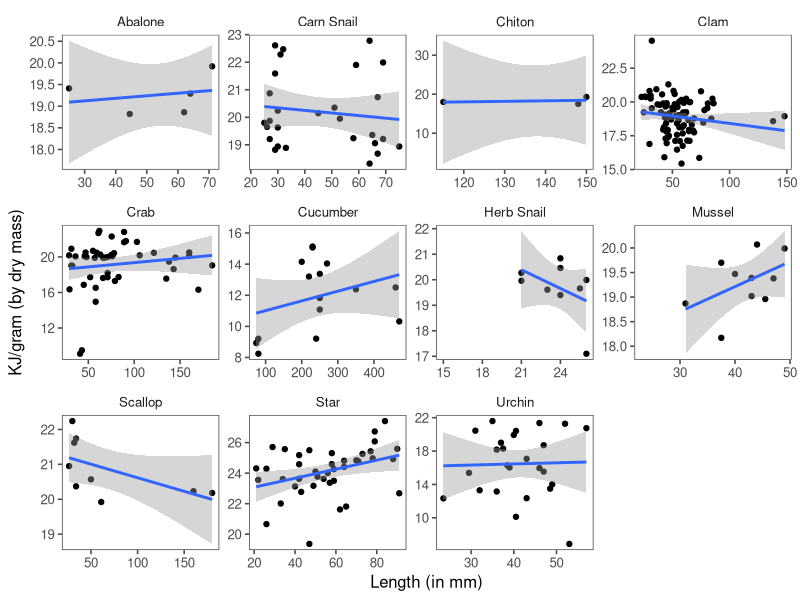
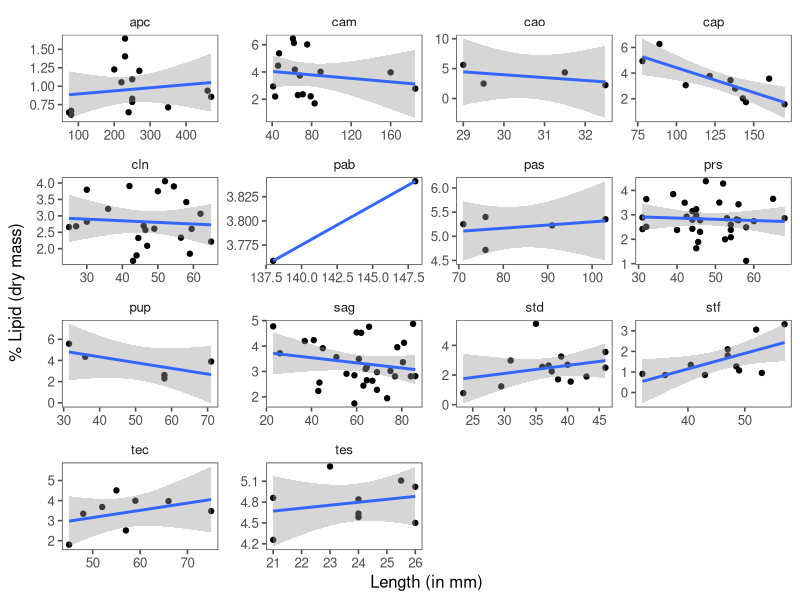
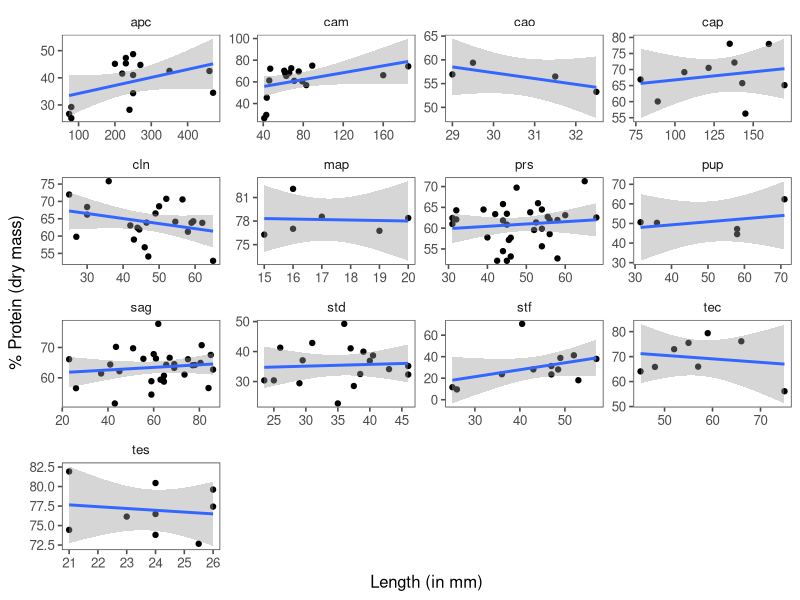
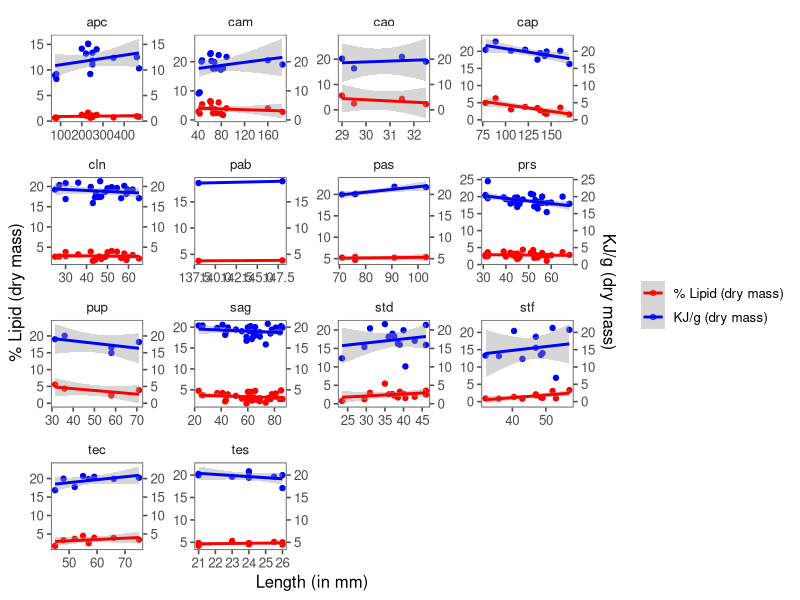
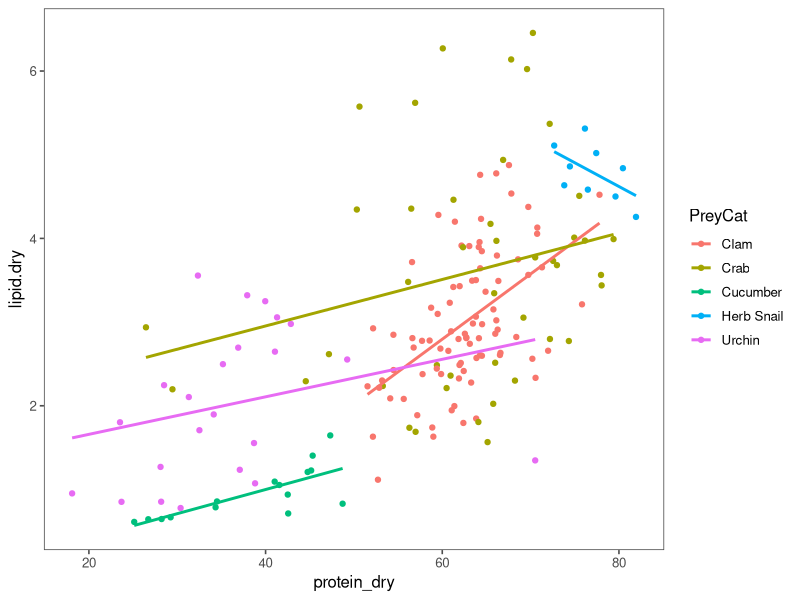
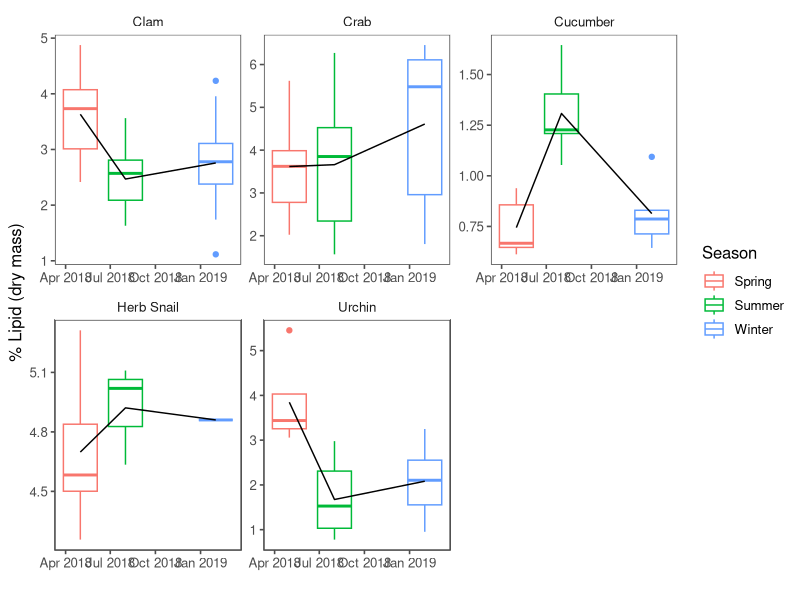
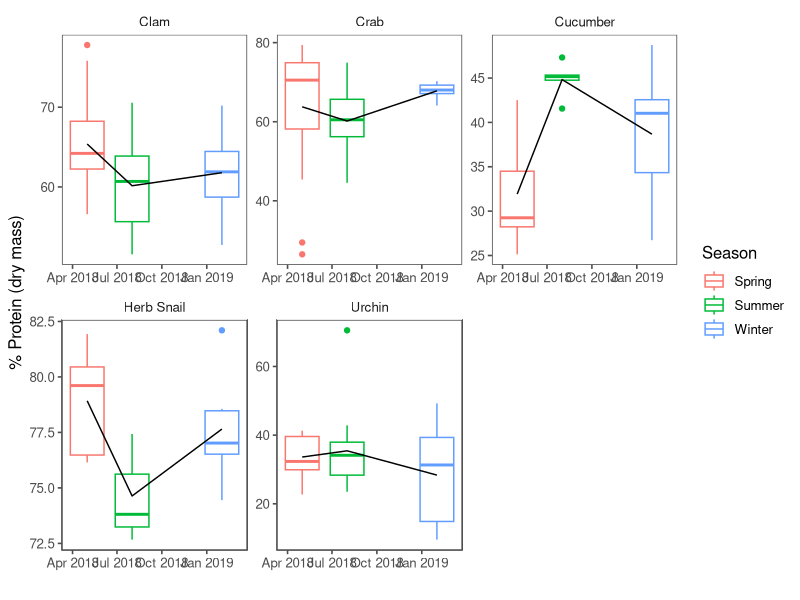
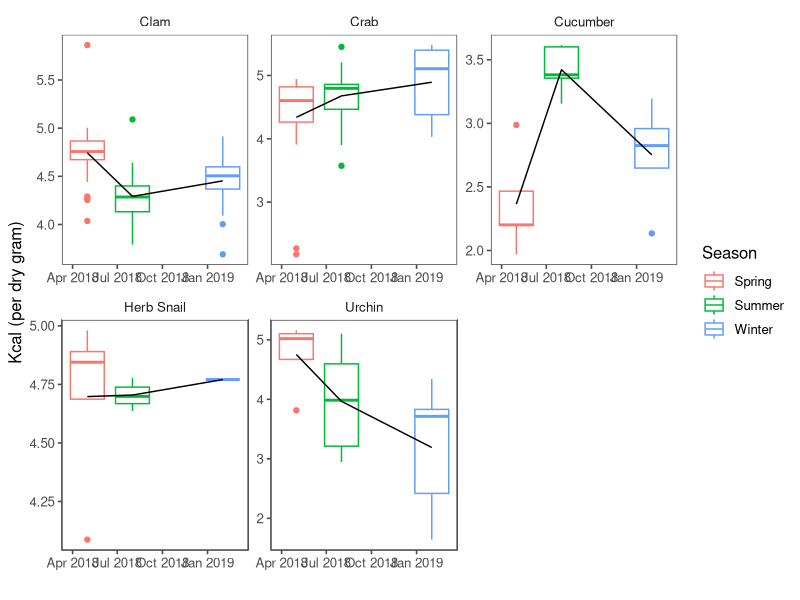

Write the R code that produced these figures, in order.
## ---- chunk 1
knitr::opts_chunk$set(echo = TRUE)
## ---- chunk 2
library(dplyr)
library(tidyr)
library(ggplot2)
library(ggthemes)
library(lubridate)


plab <- read.csv("plab.csv")
summary <- read.csv("Summary_PC.csv")
## ---- chunk 3
summary$Date.Collected <- parse_date_time(summary$Date.Collected, orders = "mdy")
summary$Date.Collected <- as.Date(summary$Date.Collected)
summary$quarter <- quarter(summary$Date.Collected, with_year = TRUE)
summary$month <- floor_date(summary$Date.Collected, unit = "month")
summary$month[summary$month == "2018-07-01"] <- "2018-08-01"
## ---- chunk 4
# remember moisture is currently in xx.xx, and we need 0.xxxx
plab$KJ.wetgram <-NA
plab$KJ.wetgram <- (1-(plab$moisture/100))*plab$KJ
## ---- chunk 5
plab$kcal.dry <- NA
plab$kcal.dry <- plab$KJ*0.2390057361
## ---- chunk 6
plab$kcal.wet <- NA
plab$kcal.wet <- plab$KJ.wetgram*0.2390057361
## ---- chunk 7
plab$lipid.dry <-NA
plab$lipid.dry <- (1-(plab$moisture/100))*plab$KJ
## ---- chunk 8
#summary.short <- select(summary, SIN, Size.mm, Species, Frozen.Weight,
                        #Live.Weight, Dissected.Weight, Site.location, Season, PreyCat) # this isn't working and I don't know why
summary.w <-   filter(summary, Tissue == "whole")
all <- drop_na(plab)
all <- left_join(all, summary.w, by="SIN")
plab <- left_join(plab, summary.w, by="SIN")
plab<-plab %>% drop_na(PreyCat)
## ---- chunk 9
ggplot(data= plab, aes(x=Size.mm, y=KJ), na.rm=TRUE) +
  geom_point() + theme_few() +
  stat_smooth(method= "lm") +
  labs(x= "Length (in mm)", y="KJ/gram (by dry mass)")  +
  facet_wrap(vars(PreyCat), scales= "free")
## ---- chunk 10
plab.lip <- plab %>%
  filter(PreyCat== "Clam" | PreyCat == "Crab" | PreyCat == "Herb Snail" | PreyCat == "Cucumber" | PreyCat == "Urchin") %>%
  drop_na(lipid.dry)

ggplot(data= plab.lip, aes(x=Size.mm, y=lipid.dry)) +
  geom_point() + theme_few() +
  stat_smooth(method= "lm") +
  labs(x= "Length (in mm)", y="% Lipid (dry mass)")  +
  facet_wrap(vars(Species), scales= "free")
## ---- chunk 11
plab.prot <- plab %>%
  filter(PreyCat== "Clam" | PreyCat == "Crab" | PreyCat == "Herb Snail" | PreyCat == "Cucumber" | PreyCat == "Urchin") %>%
  drop_na(protein_dry)

ggplot(data= plab.prot, aes(x=Size.mm, y=protein_dry)) +
  geom_point() + theme_few() +
  stat_smooth(method= "lm") +
  labs(x= "Length (in mm)", y="% Protein (dry mass)")  +
  facet_wrap(vars(Species), scales= "free")
## ---- chunk 12
ggplot(data= plab.lip) + theme_few() +
  geom_point(aes(x=Size.mm, y=lipid.dry, color= "% Lipid (dry mass)")) + 
  stat_smooth(aes(x=Size.mm, y=lipid.dry, color= "% Lipid (dry mass)"), method= "lm") +
  labs(x= "Length (in mm)", y="% Lipid (dry mass)")  +
  geom_point(aes(x=Size.mm, y=KJ, color="KJ/g (dry mass)")) +
  stat_smooth(aes(x=Size.mm, y=KJ, color="KJ/g (dry mass)"), method= "lm") +
  scale_color_manual(name='', values=c("% Lipid (dry mass)"="Red", "KJ/g (dry mass)"="Blue"))+
  scale_y_continuous(sec.axis = sec_axis(~., name ="KJ/g (dry mass)" )) +
  facet_wrap(vars(Species), nrow = 4, scales= "free")
## ---- chunk 13
plab.lp <- plab.lip %>% drop_na(protein_dry)
ggplot(data= plab.lp, aes(x=protein_dry, y=lipid.dry, color = PreyCat)) +
  theme_few() +
  geom_point() +
  stat_smooth(formula = y~x, se= FALSE, method= lm)

## ---- chunk 14
ggplot(data= plab.lip, aes(x=month, y=lipid.dry)) +
  geom_boxplot(aes(color = Season)) + theme_few() +
  stat_summary(aes(y = lipid.dry,group=1), fun.y=mean, colour="black", geom="line",group=1) +
  labs(x= "", y="% Lipid (dry mass)")  +
  facet_wrap(vars(PreyCat), scales = "free", nrow=2)
## ---- chunk 15
ggplot(data= plab.prot, aes(x=month, y=protein_dry)) +
  geom_boxplot(aes(color = Season)) + theme_few() +
  stat_summary(aes(y = protein_dry,group=1), fun.y=mean, colour="black", geom="line",group=1) +
  labs(x= "", y="% Protein (dry mass)")  +
  facet_wrap(vars(PreyCat), scales = "free", nrow=2)
## ---- chunk 16
ggplot(data= filter(plab, PreyCat== "Clam" | PreyCat == "Crab" | PreyCat == "Herb Snail" | PreyCat == "Cucumber" | PreyCat == "Urchin"), aes(y=kcal.dry, x=month), na.rm=TRUE) +
  geom_boxplot(aes(color= Season)) + theme_few() +
  stat_summary(aes(y = kcal.dry,group=1), fun.y=mean, colour="black", geom="line",group=1) +
  labs(x="", y="Kcal (per dry gram)") +
  facet_wrap(vars(PreyCat), scales = "free", nrow = 2)
## ---- chunk 17
means <-plab %>%
    filter(PreyCat == "Clam" | PreyCat == "Crab" | PreyCat == "Herb Snail" | PreyCat == "Cucumber" | PreyCat == "Urchin") %>%
  group_by(PreyCat, month) %>% 
  summarise(kcal.m=mean(kcal.dry, na.rm = T), kcal.sd= sd(kcal.dry, na.rm = T), protein.m=mean(protein_dry, na.rm = T), protein.sd=sd(protein_dry, na.rm = T), lipid.m=mean(lipid.dry, na.rm = T), lipid.sd=sd(lipid.dry, na.rm = T), moisture.m=mean(moisture, na.rm = T), moisture.sd=sd(moisture, na.rm = T), ash.m=mean(ash, na.rm = T), ash.sd=sd(ash, na.rm = T))
## ---- chunk 18
ggplot(data= means , aes(y=kcal.m, x=month, color=PreyCat), na.rm=TRUE) + 
  geom_line(aes(linetype=PreyCat), position=position_dodge(width=25)) + 
  geom_point(aes(shape= PreyCat), size =4, position=position_dodge(width=25)) +
  geom_errorbar(aes(ymin = kcal.m-kcal.sd, ymax = kcal.m+kcal.sd), position=position_dodge(width=25), width = 25) + 
  scale_color_manual(name="Prey Catagory", values= c("Black", "gray30", "gray40", "gray60", "gray20")) +
  scale_shape_manual(name="Prey Catagory", values = c(1,15,16,17,18)) +
  scale_linetype_manual(name ="Prey Catagory", values=c("solid", "dashed", "dotted", "dotdash", "longdash")) +
  scale_x_date(date_breaks = "3 months" , date_labels = "%b", limits = as.Date(c("2018-04-01","2019-03-01")), expand = c(0.1,0))+
    labs(x="", y="Kcal (per dry gram)") + theme_few()
## ---- chunk 19
ggplot(data= means , aes(y=lipid.m, x=month, color=PreyCat), na.rm=TRUE) + 
  geom_line(aes(linetype=PreyCat), position=position_dodge(width=25)) + 
  geom_point(aes(shape= PreyCat), size =4, position=position_dodge(width=25)) +
  geom_errorbar(aes(ymin = lipid.m-lipid.sd, ymax = lipid.m+lipid.sd), position=position_dodge(width=25), width = 25) + 
  scale_color_manual(name="Prey Catagory", values= c("Black", "gray30", "gray40", "gray60", "gray20")) +
  scale_shape_manual(name="Prey Catagory", values = c(1,15,16,17,18)) +
  scale_linetype_manual(name ="Prey Catagory", values=c("solid", "dashed", "dotted", "dotdash", "longdash")) +
  scale_x_date(date_breaks = "3 months" , date_labels = "%b", limits = as.Date(c("2018-04-01","2019-03-01")), expand = c(0.1,0))+
    labs(x="", y="% Lipid (per dry gram)") + theme_few()
## ---- chunk 20
ggplot(data= means , aes(y=protein.m, x=month, color=PreyCat), na.rm=TRUE) + 
  geom_line(aes(linetype=PreyCat), position=position_dodge(width=25)) + 
  geom_point(aes(shape= PreyCat), size =4, position=position_dodge(width=25)) +
  geom_errorbar(aes(ymin = protein.m-protein.sd, ymax = protein.m+protein.sd), position=position_dodge(width=25), width = 25) + 
  scale_color_manual(name="Prey Catagory", values= c("Black", "gray30", "gray40", "gray60", "gray20")) +
  scale_shape_manual(name="Prey Catagory", values = c(1,15,16,17,18)) +
  scale_linetype_manual(name ="Prey Catagory", values=c("solid", "dashed", "dotted", "dotdash", "longdash")) +
  scale_x_date(date_breaks = "3 months" , date_labels = "%b", limits = as.Date(c("2018-04-01","2019-03-01")), expand = c(0.1,0))+
    labs(x="", y="% Protein (per dry gram)") + theme_few()
## ---- chunk 21
ggplot(data= means , aes(y=moisture.m, x=month, color=PreyCat), na.rm=TRUE) + 
  geom_line(aes(linetype=PreyCat), position=position_dodge(width=25)) + 
  geom_point(aes(shape= PreyCat), size =4, position=position_dodge(width=25)) +
  geom_errorbar(aes(ymin = moisture.m-moisture.sd, ymax = moisture.m+moisture.sd), position=position_dodge(width=25), width = 25) + 
  scale_color_manual(name="Prey Catagory", values= c("Black", "gray30", "gray40", "gray60", "gray20")) +
  scale_shape_manual(name="Prey Catagory", values = c(1,15,16,17,18)) +
  scale_linetype_manual(name ="Prey Catagory", values=c("solid", "dashed", "dotted", "dotdash", "longdash")) +
  scale_x_date(date_breaks = "3 months" , date_labels = "%b", limits = as.Date(c("2018-04-01","2019-03-01")), expand = c(0.1,0))+
    labs(x="", y="% Moisture") + theme_few()
## ---- chunk 22
ggplot(data= means , aes(y=ash.m, x=month, color=PreyCat), na.rm=TRUE) + 
  geom_line(aes(linetype=PreyCat), position=position_dodge(width=25)) + 
  geom_point(aes(shape= PreyCat), size =4, position=position_dodge(width=25)) +
  geom_errorbar(aes(ymin = ash.m-ash.sd, ymax = ash.m+ash.sd), position=position_dodge(width=25), width = 25) + 
  scale_color_manual(name="Prey Catagory", values= c("Black", "gray30", "gray40", "gray60", "gray20")) +
  scale_shape_manual(name="Prey Catagory", values = c(1,15,16,17,18)) +
  scale_linetype_manual(name ="Prey Catagory", values=c("solid", "dashed", "dotted", "dotdash", "longdash")) +
  scale_x_date(date_breaks = "3 months" , date_labels = "%b", limits = as.Date(c("2018-04-01","2019-03-01")), expand = c(0.1,0))+
    labs(x="", y="% Ash") + theme_few()
